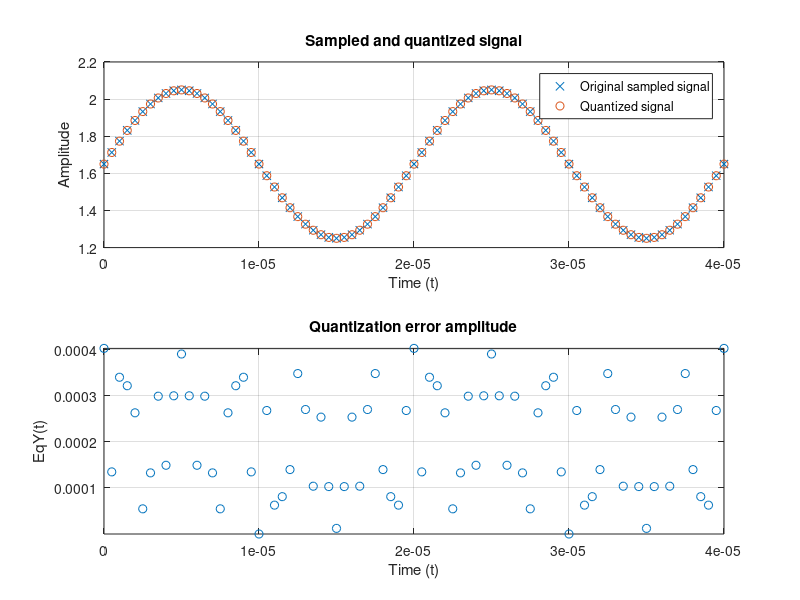
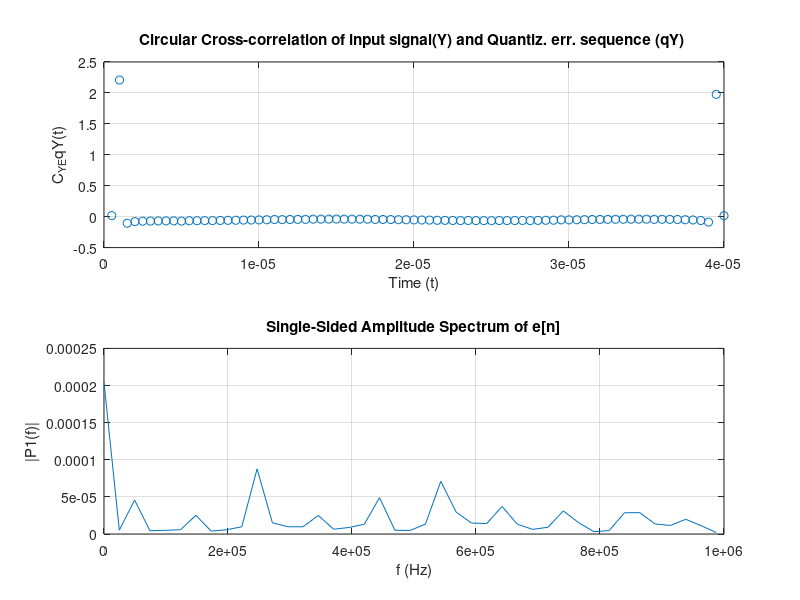

Reproduce these figures in MATLAB, in order.
% SCRIPT - ADC Quantization error analysis
% v1.0

% COMMENTS IN USAGE %
% The representation of the spectrum of the discrete quantization error can
% be improved by sampling more than the 2 periods that i choose for this
% example. I chose 2 only to visualize better the quantized signal and its
% associated quantizion error.



% ----------Config ADC---------- % 
Nbits = 12;
Vref = 3.3;
LSB = Vref/(2^Nbits);

% ----------Signals to be sampled---------- %
f1 = 50*10^3 ;  % Signal freq of 50kHz
Vcc1 = 1.65;  
A1 = 0.4;   % Sin amplitude
y1 = @(t) Vcc1 + A1*sin(2*pi*f1*t) ;    % Sinusoidal signal example with Vcc value !=0

% ----------Sampling interval---------- %
fs = 2*10^6 ; % Sampling freq of 1MHz
t1 = 0 ;
t2 = 2/f1 ;  % Sampling 2 periods of y1
Ts = 1/fs ;
t = [t1:Ts:t2];

% ----------Sampled signal---------- %
Y = y1(t);

% ----------Quantized signal---------- %
partition = 0+LSB/2:LSB/2:Vref;     % Under this intervals, the signal is quantized
codebook = 0:LSB/2:Vref;            % rounding down (floor)
[ind,qY] = quantiz(Y,partition,codebook);  % Obtention of quantized signal (qY)

% ----------Quantization error sequence---------- %
EqY = Y - qY;  % Discrete sequence: quantiz. error

% ----------Circular Cross-correlation of input signal(Y) and Quantiz. err. sequence (EqY) ---------- %
C_Y_EqY = ifft(fft(Y.*conj(fft(qY))));

% ----------Single-Sided Amplitude Spectrum of EqY---------- %
L = length(EqY);             % Length of signal
Eq1f = fft(EqY);
P2 = abs(Eq1f/L);
P1 = P2(1:L/2+1);
P1(2:end-1) = 2*P1(2:end-1);
f = fs*(0:(L/2))/L;


% ----------Plotting---------- %
figure(1)
subplot(2,1,1)
plot(t, Y,'x')
hold on;

plot(t,qY,'o')
title('Sampled and quantized signal')
xlabel('Time (t)')
ylabel('Amplitude')
legend('Original sampled signal','Quantized signal');
xlim([0 t2])
grid

subplot(2,1,2)
plot(t,EqY,'o')
title('Quantization error amplitude')
xlabel('Time (t)')
ylabel('EqY(t)')
axis([0 t2 min(EqY) max(EqY)])
grid

figure(2)
subplot(2,1,1)
plot(t(2:end),C_Y_EqY(2:end),'o')
title('Circular Cross-correlation of input signal(Y) and Quantiz. err. sequence (qY) ')
xlabel('Time (t)')
ylabel('C_Y_EqY(t)')
grid

subplot(2,1,2)
plot(f,P1) 
title('Single-Sided Amplitude Spectrum of e[n]')
xlabel('f (Hz)')
ylabel('|P1(f)|')
grid